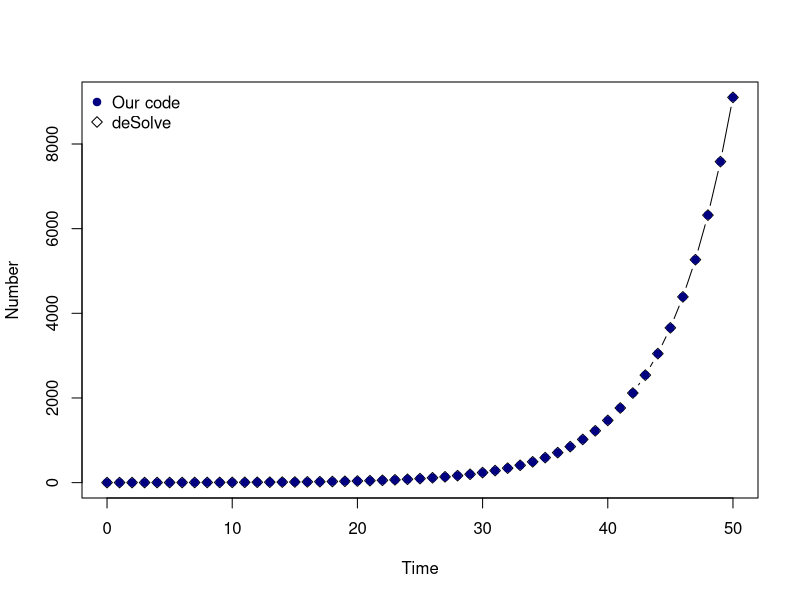
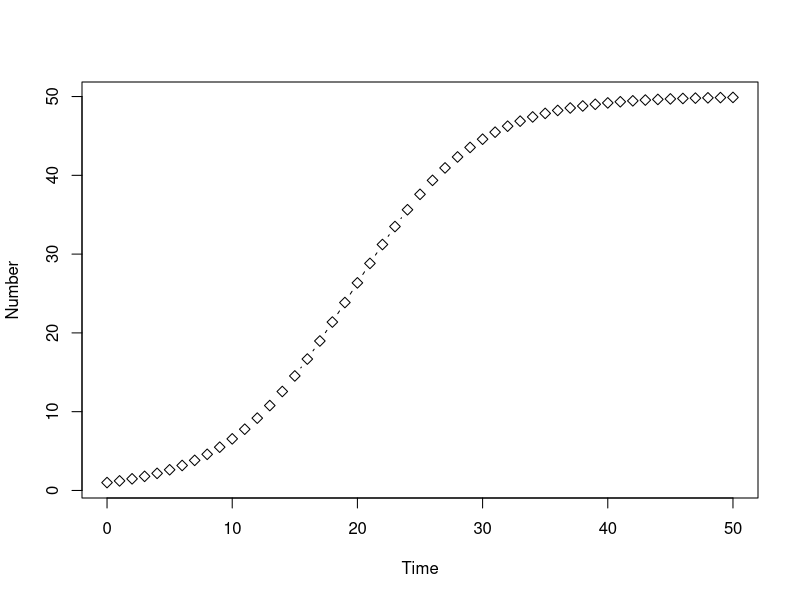

These charts were generated, in order, by the following R code:
## ---- chunk 1
knitr::opts_chunk$set(echo = TRUE, comment = NA, dev = "png",
                      fig.width = 5, fig.height = 5)
library(deSolve)

## ---- chunk 2
population_growth <- function(time, state_var, pars) {
  # Extract state variables
  P <- state_var["P"]
  # Extract model parameters
  r <- pars["r"]
  # The differential equations
  dP <- r * P
  # Return the derivative as a list
  sol <- list(c(dP))
  return(sol)
}
## ---- chunk 3
# What are our parameter values?
pars <- c(r = 0.2)

# Define time to solve equations
times <- seq(from = 0, to = 50, by = 1)

# What are the initial values (or conditions) of the state variables?
state_var <- c(P = 1)

# Solve the equations over the vector of times with initial conditions
solution_desolve <- ode(y = state_var, times = times, func = population_growth,
                        parms = pars, method = euler)

# Convert to a data frame to extract columns by name
solution_desolve <- as.data.frame(solution_desolve)
head(solution_desolve)
## ---- chunk 4
# Assign parameter values
P_0 <- 1
r   <- 0.2

# Calculate the number of time steps
delta_t <- 1
t_max <- 50
n_max <- t_max / delta_t

# Set up empty data frame to store time and value of P
solution <- data.frame(time = 0, P = P_0)

# for n_max time steps
for (n in 1:n_max){
  # Find the current time
  time <- solution$time[n]
  # Find the current value of P
  P <- solution$P[n]
  # Calculate the next value of P
  next_P <- P + (r * P) * delta_t
  # Store the time and the next value of P
  solution[(n + 1), ] <- c(time + delta_t, next_P)
}

plot(solution_desolve$time, solution_desolve$P, type = "b", pch = 5,
     xlab = "Time", ylab = "Number")
points(solution$time, solution$P, pch = 19, col = "navy")
legend("topleft", c("Our code", "deSolve"), col = c("navy", "black"),
       pch = c(19, 5), bty = "n")
## ---- chunk 5
times_01 <- seq(from = 0, to = 50, by = 0.1)

solution_01 <- as.data.frame(ode(y = state_var, times = times_01,
                                  func = population_growth, parms = pars,
                                  method = euler))

## ---- chunk 6
times <- seq(from = 0, to = 50, by = 1)

solution_rk4 <- as.data.frame(ode(y = state_var, times = times,
                                  func = population_growth, parms = pars,
                                  method = rk4))

## ---- chunk 7
population_growth_K <- function(time, state_var, pars) {
  # Extract state variables
  P <- state_var["P"]
  # Extract model parameters
  r <- pars["r"]
  K <- pars["K"]
  # The differential equations
  dP <- r * P * ((K - P) / K)
  # Return the equations as a list
  sol <- list(c(dP))
  return(sol)
}

## ---- chunk 8
# What are our parameter values?
pars <- c(r = 0.2, K = 50)

# Define time to solve equations
times <- seq(from = 0, to = 50, by = 1)

# What are the initial values (or conditions) of the state variables?
state_var <- c(P = 1)

# Solve the equations over the vector of times with initial conditions
solution <- as.data.frame(ode(y = state_var, times = times,
                              func = population_growth_K, parms = pars,
                              method = rk4))
plot(solution$time, solution$P, type = "b", pch = 5,
     xlab = "Time", ylab = "Number")
